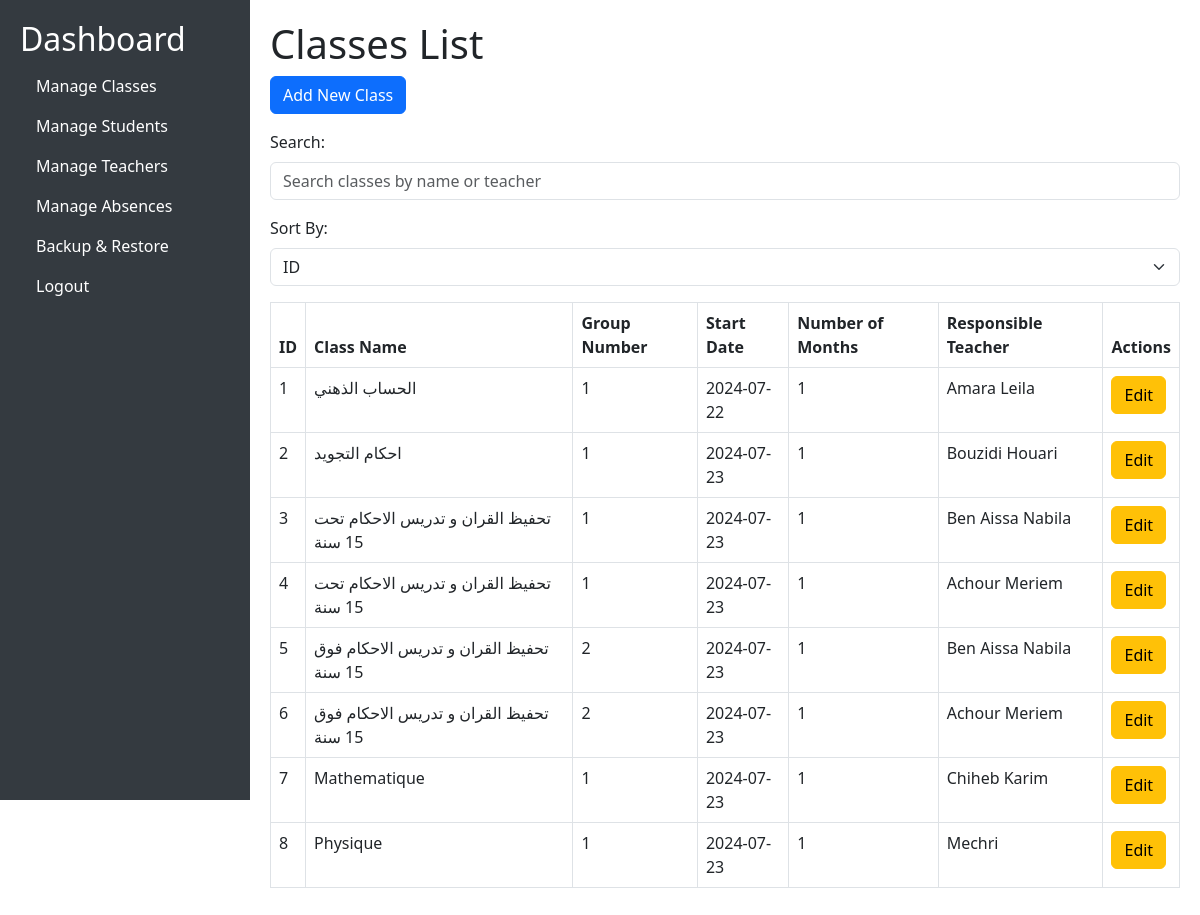
Before: /classes/list.php (signed in) with the older database file.
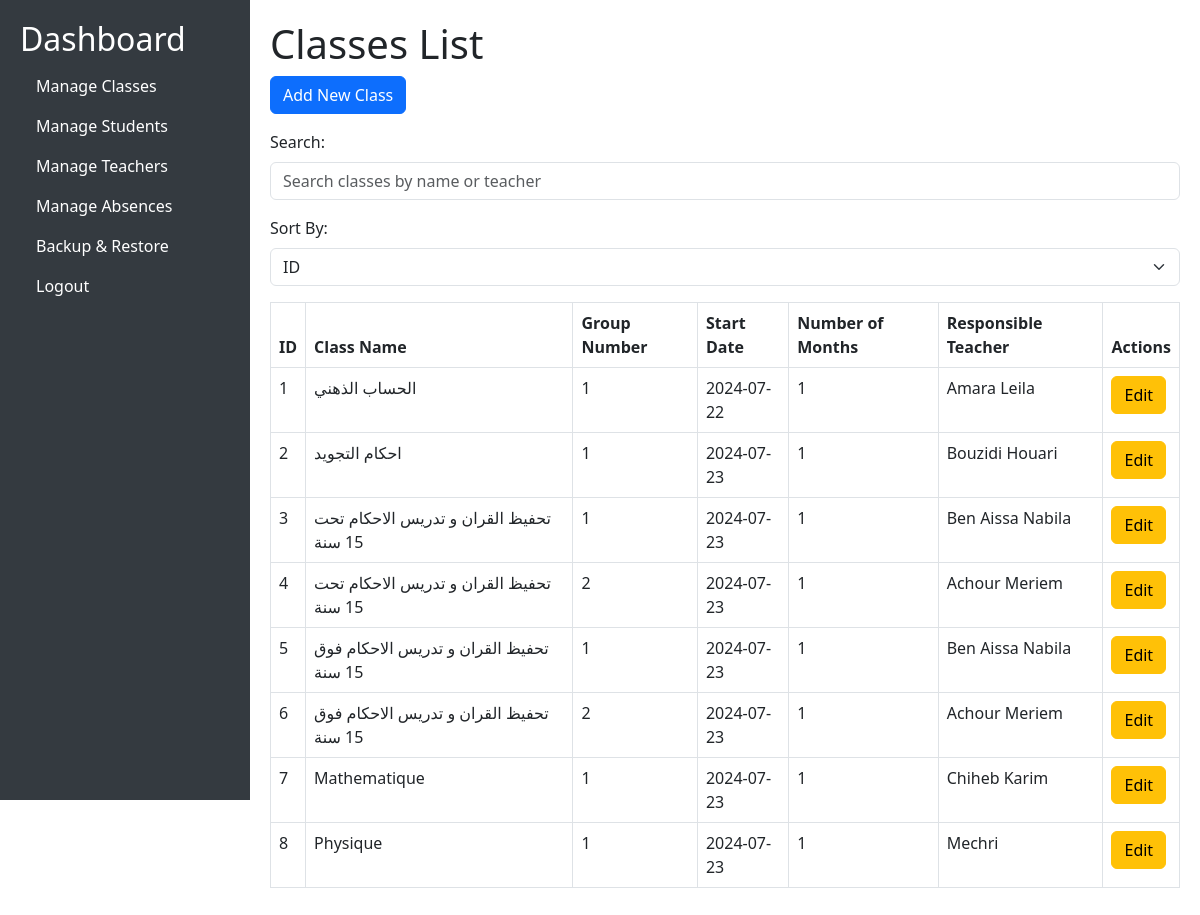
After: the same page with the newer database file.
### tables this page shows
CREATE TABLE `classes` (
  `id` int(11) NOT NULL AUTO_INCREMENT,
  `name` varchar(255) NOT NULL,
  `start_date` date NOT NULL,
  `number_of_months` int(11) NOT NULL,
  `num_group` int(11) DEFAULT NULL,
  `teacher_id` int(11) DEFAULT NULL,
  PRIMARY KEY (`id`),
  KEY `teacher_id` (`teacher_id`),
  CONSTRAINT `classes_ibfk_1` FOREIGN KEY (`teacher_id`) REFERENCES `teachers` (`id`) ON DELETE SET NULL
);

CREATE TABLE `teachers` (
  `id` int(11) NOT NULL AUTO_INCREMENT,
  `name` varchar(255) NOT NULL,
  PRIMARY KEY (`id`)
);

### classes/list.php (the view, shortened to what this page needs)
<?php
require_once '../config.php';
$sql = "SELECT classes.*, teachers.name AS teacher_name
        FROM classes
        LEFT JOIN teachers ON classes.teacher_id = teachers.id";
$result = $conn->query($sql);
?>
<!DOCTYPE html>
<html lang="en">
<head>
    <link href="https://cdn.jsdelivr.net/npm/bootstrap@5.3.0/dist/css/bootstrap.min.css" rel="stylesheet">
</head>
<body>
    <div class="sidebar">
        <h2><a href="../index.php" class="nav-link text-white">Dashboard</a></h2>
        <ul class="nav flex-column">
            <li class="nav-item">
                <a href="list.php" class="nav-link text-white">Manage Classes</a>
            </li>
            <li class="nav-item">
                <a href="../students/list.php" class="nav-link text-white">Manage Students</a>
            </li>
            <li class="nav-item">
                <a href="../teachers/list.php" class="nav-link text-white">Manage Teachers</a>
            </li>
            <li class="nav-item">
                <a href="../absence/list.php" class="nav-link text-white">Manage Absences</a>
            </li>
            <li class="nav-item">
                <a href="../backup.php" class="nav-link text-white">Backup & Restore</a>
            </li>
            <li class="nav-item">
                <a href="../logout.php" class="nav-link text-white">Logout</a>
            </li>
        </ul>
    </div>
    <div class="main-content">
        <h1>Classes List</h1>
        <a href="#" class="btn btn-primary mb-3" data-bs-toggle="modal" data-bs-target="#addClassModal">Add New Class</a>
        <div class="mb-3">
            <label for="search" class="form-label">Search:</label>
            <input type="text" id="search" class="form-control" placeholder="Search classes by name or teacher">
        </div>
        <div class="mb-3">
            <label for="sort" class="form-label">Sort By:</label>
            <select id="sort" class="form-select">
                <option value="id">ID</option>
            </select>
        </div>
        <table class="table table-bordered" id="classesTable">
            <thead>
                <tr>
                    <th>ID</th>
                    <th>Class Name</th>
                    <th>Group Number</th>
                    <th>Start Date</th>
                    <th>Number of Months</th>
                    <th>Responsible Teacher</th>
                    <th>Actions</th>
                </tr>
            </thead>
            <tbody>
                <?php if ($result->num_rows > 0): ?>
                    <?php while($row = $result->fetch_assoc()): ?>
                        <tr>
                            <td><?php echo $row['id']; ?></td>
                            <td><?php echo $row['name']; ?></td>
                            <td><?php echo $row['num_group']; ?></td>
                            <td><?php echo $row['start_date']; ?></td>
                            <td><?php echo $row['number_of_months']; ?></td>
                            <td><?php echo $row['teacher_name'] ?: 'Not Assigned'; ?></td>
                            <td>
                                <a href="#" class="btn btn-warning edit-class" data-id="<?php echo $row['id']; ?>" data-bs-toggle="modal" data-bs-target="#editClassModal">Edit</a>
                            </td>
                        </tr>
                    <?php endwhile; ?>
                <?php else: ?>
                    <tr>
                        <td colspan="7">No classes found</td>
                    </tr>
                <?php endif; ?>
            </tbody>
        </table>
    </div>
</body>
</html>

### classes/list.php (style rules this page uses)
body { display: flex; }
.sidebar { width: 250px; height: 100vh; background-color: #343a40; color: white; padding: 20px; position: fixed; }
.main-content { flex: 1; margin-left: 250px; padding: 20px; }
.nav-link { text-decoration: none; color: white; }

Changed rows visible on the page:
changed classes id 4: num_group "1" → "2"
changed classes id 5: num_group "2" → "1"
